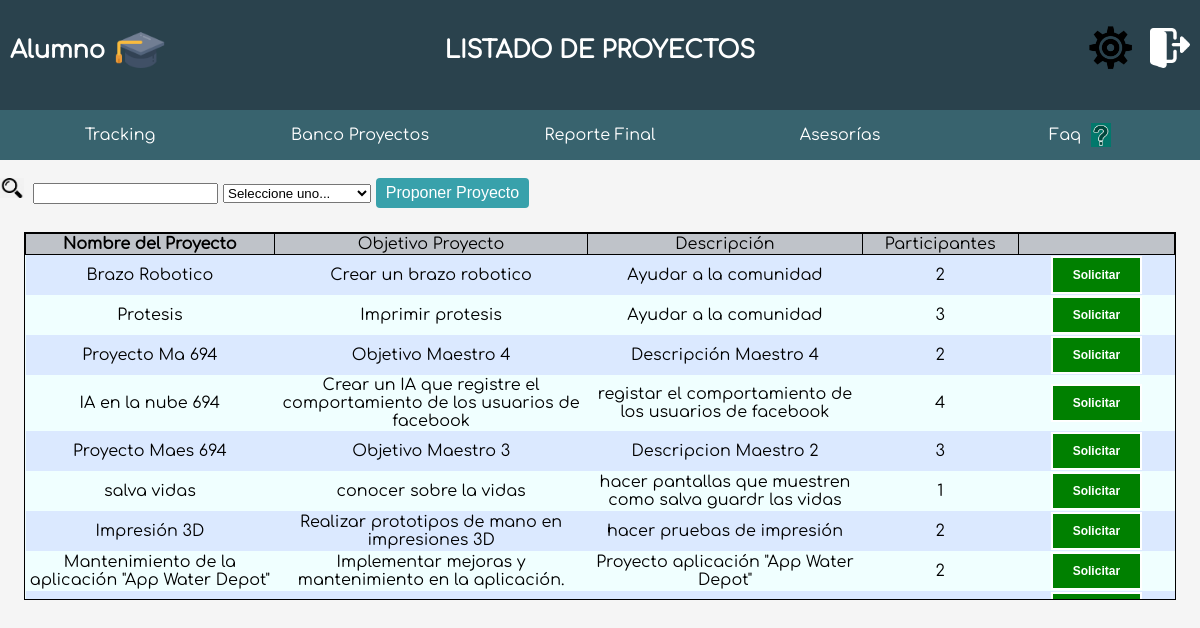
The page /Alumno/AlumListadoProyecto.php (signed in) on the database its author committed.
### tables this page shows
CREATE TABLE IF NOT EXISTS `SolicitudProyecto` (
    `SPID` int(10) NOT NULL AUTO_INCREMENT,
    `SPNombreProyecto` varchar(255) DEFAULT NULL,
    `SPObjetivo` varchar(1000) DEFAULT NULL,
    `SPDescripcion` varchar(1000) DEFAULT NULL,
    `SPImpacto` varchar(1000) DEFAULT NULL,
    `SPLugar` varchar(255) DEFAULT NULL,
    `SPEstudiantesRequeridos` int(11) DEFAULT NULL,
    `SDTiempoEstimado` int(11) DEFAULT NULL COMMENT 'MESES',
    `SPTipo` varchar(10) DEFAULT 'INTERNO' COMMENT 'INTERNO, EXTERNO, DUAL, CIIE',
    `SPLineaInvestigacion` varchar(255) DEFAULT NULL,
    `SPReferencias` varchar(1000) DEFAULT NULL,
    `UIDResponsable` int(11) DEFAULT NULL COMMENT 'El responsable es el que registra el proyecto',
    `SPEstatus` varchar(10) DEFAULT 'PENDIENTE' COMMENT 'PENDIENTE, REVISION, ACEPTADO, RECHAZADP',
    `ERFC` varchar(13) DEFAULT NULL,
    `UPropietario` int(11) DEFAULT NULL,
    PRIMARY KEY (`SPID`),
    KEY `UIDResponsable` (`UIDResponsable`),
    KEY `ERFC` (`ERFC`),
    KEY `UPropietario` (`UPropietario`),
    CONSTRAINT `SolicitudProyecto_ibfk_1` FOREIGN KEY (`ERFC`) REFERENCES `Empresas` (`ERFC`) ON DELETE CASCADE ON UPDATE CASCADE,
    CONSTRAINT `SolicitudProyecto_ibfk_2` FOREIGN KEY (`UPropietario`) REFERENCES `Usuarios` (`UID`) ON DELETE CASCADE ON UPDATE CASCADE,
    CONSTRAINT `UIDResponsable` FOREIGN KEY (`UIDResponsable`) REFERENCES `Usuarios` (`UID`) ON DELETE CASCADE ON UPDATE CASCADE
);

### Alumno/Alumfunciones.php (called while the page is built, shortened)
<?php
function candidato($ID){
    $candidato = false;
    $conection = conn();
    $sql2 = "SELECT Alumnos.CreditosComplementariosCumplidos, Alumnos.NoTenerCursosEspeciales,
    Alumnos.OchentaPorcientoCargaAcademica, Alumnos.AcreditacionServicioSocial
    FROM Alumnos
    INNER JOIN Alumno_Usuarios ON Alumnos.NumeroControl = Alumno_Usuarios.NumeroControl
    WHERE Alumno_Usuarios.UID = $ID";
    $query2 = mysqli_query($conection, $sql2);
    $result2 = mysqli_fetch_assoc($query2);
    if ($result2['CreditosComplementariosCumplidos'] == 5 && $result2['NoTenerCursosEspeciales'] == 0
        && $result2['OchentaPorcientoCargaAcademica'] == 1 && $result2['AcreditacionServicioSocial'] == 1) {
        $candidato = true;
} else {
    $candidato = false;
}
return array(
    'candidato' => $candidato
);
}
?>

### Alumno/AlumListadoProyecto.php (the view, shortened to what this page needs)
<?php
	include ('Alumfunciones.php');
	$link = conn();
    $query="SELECT * FROM SolicitudProyecto
    INNER JOIN BancoProyectos ON SolicitudProyecto.SPID = BancoProyectos.SPID
    INNER JOIN Usuarios ON SolicitudProyecto.UIDResponsable = Usuarios.UID
    INNER JOIN UsuariosDepartamentos ON Usuarios.UID=UsuariosDepartamentos.UID
    WHERE UsuariosDepartamentos.DID='5' ";
    $result = mysqli_query($link, $query);
	$candidato = candidato($_SESSION['id']);
?>
<!DOCTYPE html>
<html>
<head>
	<link rel="stylesheet" href="../style/styleAlumno.css">
	<link rel="stylesheet" href="../style/style.css">
</head>
<body style="margin: 0;">
	<div class="container">
		<div class="row">
			<div class="left-column">
				<a class="home-btn" href="AlumTraking.php">
					<h2><span style="margin-right: 10px;">Alumno</span></h2>
					<img src="../img/sombrero.png" width="50px">
				</a>
			</div>
			<div class="center-column">
				<h2>LISTADO DE PROYECTOS</h2>
			</div>
			<div class="right-column">
				<a href="../usuariosConfig.php?idUsuario=<?php echo $_SESSION['id'];?>"><img src="../img/configuraciones.png" width="50px"></a> &nbsp; &nbsp;
				<a href="../logout.php"><img src="../img/logout.png" width="40px"></a>
			</div>
		</div>
	</div>
	<br>
	<img src="../img/lupa.png" height="20" widt="20">&nbsp;&nbsp;<input name='buscar' type='text' size="20" value="" align="right">
	<select name="Selecion" id="Seleccion">
		<option value="Seleccione uno...">Seleccione uno...</option>
	</select>
	<a href="AlumRegisProy.php"><button class="boton2">Proponer Proyecto</button></a>
	<div class="tabla-scroll">
		<table class="tb-asp">
			<tr>
			<th class="sticky">Nombre del Proyecto</th>
				<td class="sticky">Objetivo Proyecto</td>
				<td class="sticky">Descripción</td>
				<td class="sticky">Participantes</td>
				<td class="sticky">&nbsp;&nbsp;&nbsp;&nbsp;&nbsp;&nbsp;&nbsp;</td>
			</tr>
			<tr>
			<?php
				$i = 0;
				while ($row = mysqli_fetch_array($result)) {
				?>
					<tr <?php if ($i % 2 == 0) echo "class='par'" ?>>
						<td><?php echo $row['SPNombreProyecto']; ?></td>
						<td><?php echo $row['SPObjetivo']; ?></td>
						<td><?php echo $row['SPDescripcion']; ?></td>
						<td><?php echo $row['SPEstudiantesRequeridos']; ?></td>
							<?php if ($candidato['candidato']) { ?>
								<form action="AlumSolicitudResidencia.php" method="Post">
									<th class="tb-th-asp">
										<input type="hidden" name="SPID" value="<?php echo $row['SPID']; ?>">
										<input type="submit" value="Solicitar" data-proyecto-id="<?php echo $row['SPEstatus']; ?>">
									</th>
								</form>
							<?php } else { ?>
								<th class="tb-th-asp">
									<input type="submit" value="Solicitar" onclick="window.alert('Tu perfil no cumple los requisitos para solicitar una residencia')">
								</th>
							<?php } ?>
					</tr>
				<?php
					$i++;
				}
			?>
		</tr>
		</table>
	</div>
</body>
</html>

### style/styleAlumno.css (style rules this page uses)
body { font-family: 'Comfortaa', sans-serif; }
.container { display: flex; flex-direction: column; justify-content: center; align-items: center; align-items: flex-start; justify-content: flex-start; background-color: #2A424D; }
.row { display: flex; justify-content: center; align-items: center; width: 100%; margin-bottom: 10px; color: white; }
.left-column { width: 33%; height: 100px; display: flex; justify-content: flex-start; align-items: center; padding-left: 10px; }
.right-column { width: 33%; height: 100px; display: flex; justify-content: flex-end; align-items: center; padding-right: 10px; }
.home-btn { display: flex; align-items: center; text-decoration: none; color: white; }
.button-row { display: flex; justify-content: center; align-items: center; width: 100%; }
.button-link { display: flex; align-items: center; justify-content: center; height: 50px; background-color: #45818e86; color: white; text-align: center; text-decoration: none; flex: 1; }
.tb-th-asp input[type="submit"] { border-style: solid; }
.tb-th-asp input[type="submit"], .izq-decision input[type="submit"] { background-color: green; color: white; border: 2px solid white; border-radius: 0; padding: 10px 20px; font-size: 12px; font-weight: bold; }

### style/style.css (style rules this page uses)
body { margin: 0; background-color: whitesmoke; }
.container { display: flex; flex-direction: column; justify-content: center; align-items: center; align-items: flex-start; justify-content: flex-start; background-color: #2A424D; }
.row { display: flex; justify-content: center; align-items: center; width: 100%; margin-bottom: 10px; color: white; }
.button-row { display: flex; justify-content: center; align-items: center; width: 100%; }
.button-link { display: flex; align-items: center; justify-content: center; height: 50px; background-color: #45818e86; color: white; text-align: center; text-decoration: none; flex: 1; }
.left-column { width: 33%; height: 100px; display: flex; justify-content: flex-start; align-items: center; padding-left: 10px; }
.center-column { width: 33%; height: 100px; display: flex; justify-content: center; align-items: center; }
.right-column { width: 33%; height: 100px; display: flex; justify-content: flex-end; align-items: center; padding-right: 10px; }
.home-btn { display: flex; align-items: center; text-decoration: none; color: white; }
.tabla-scroll { max-height: 366px; border: 1px solid; overflow: scroll; background-color: azure; margin: 2%; }
.sticky { position: sticky; top: 0; background-color: #bfc3c9; min-width: 145.210px; max-width: 145.210px; border: 1px solid; }
.par { background-color: #dbe9ff; }
.tb-th-asp { min-width: 132.210px; max-width: 132.210px; }
.sticky, .tb-th-asp { padding-right: 5px; padding-left: 5px; }
.tb-asp { width: 100%; }
.tb-asp, .sticky, .tb-th-asp { border-collapse: collapse; text-align: center; }
.tb-th-asp input[type="submit"], .izq-decision input[type="submit"] { background-color: green; color: white; border: 2px solid white; border-radius: 0; padding: 10px 20px; font-size: 12px; font-weight: bold; }
.tb-th-asp input[type="submit"] { border-style: solid; }
.boton2 { padding: 6px 10px; font-size: 16px; text-align: center; text-decoration: none; background-color: #38a1ab; color: rgb(255, 255, 255); border-radius: 4px; border: none; cursor: pointer; }

### rows shown on the page
solicitudproyecto: SPNombreProyecto "Brazo Robotico", SPObjetivo "Crear un brazo robotico", SPDescripcion "Ayudar a la comunidad", SPEstudiantesRequeridos "2"
solicitudproyecto: SPNombreProyecto "Protesis", SPObjetivo "Imprimir protesis", SPDescripcion "Ayudar a la comunidad", SPEstudiantesRequeridos "3"
solicitudproyecto: SPNombreProyecto "Proyecto Ma 694", SPObjetivo "Objetivo Maestro 4", SPDescripcion "Descripción Maestro 4", SPEstudiantesRequeridos "2"
solicitudproyecto: SPNombreProyecto "IA en la nube 694", SPObjetivo "Crear un IA que registre el comportamiento de los usuarios de facebook", SPDescripcion "registar el comportamiento de los usuarios de facebook", SPEstudiantesRequeridos "4"
solicitudproyecto: SPNombreProyecto "Proyecto Maes 694", SPObjetivo "Objetivo Maestro 3", SPDescripcion "Descripcion Maestro 2", SPEstudiantesRequeridos "3"
solicitudproyecto: SPNombreProyecto "salva vidas", SPObjetivo "conocer sobre la vidas", SPDescripcion "hacer pantallas que muestren como salva guardr las vidas", SPEstudiantesRequeridos "1"
solicitudproyecto: SPNombreProyecto "Impresión 3D", SPObjetivo "Realizar prototipos de mano en impresiones 3D", SPDescripcion "hacer pruebas de impresión", SPEstudiantesRequeridos "2"
solicitudproyecto: SPNombreProyecto "Mantenimiento de la aplicación \"App Water Depot\"", SPObjetivo "Implementar mejoras y mantenimiento en la aplicación.", SPDescripcion "Proyecto aplicación \"App Water Depot\"", SPEstudiantesRequeridos "2"
